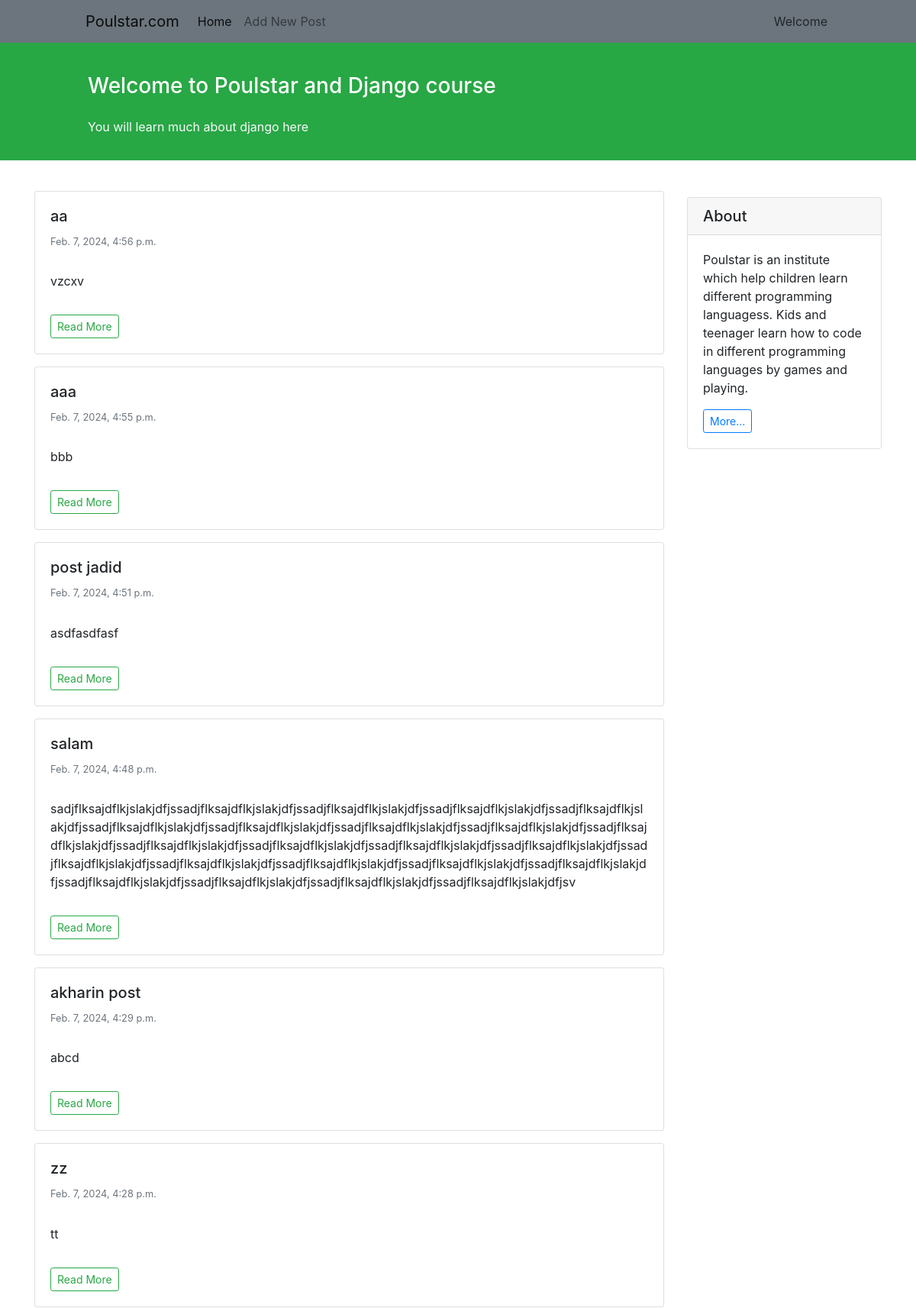
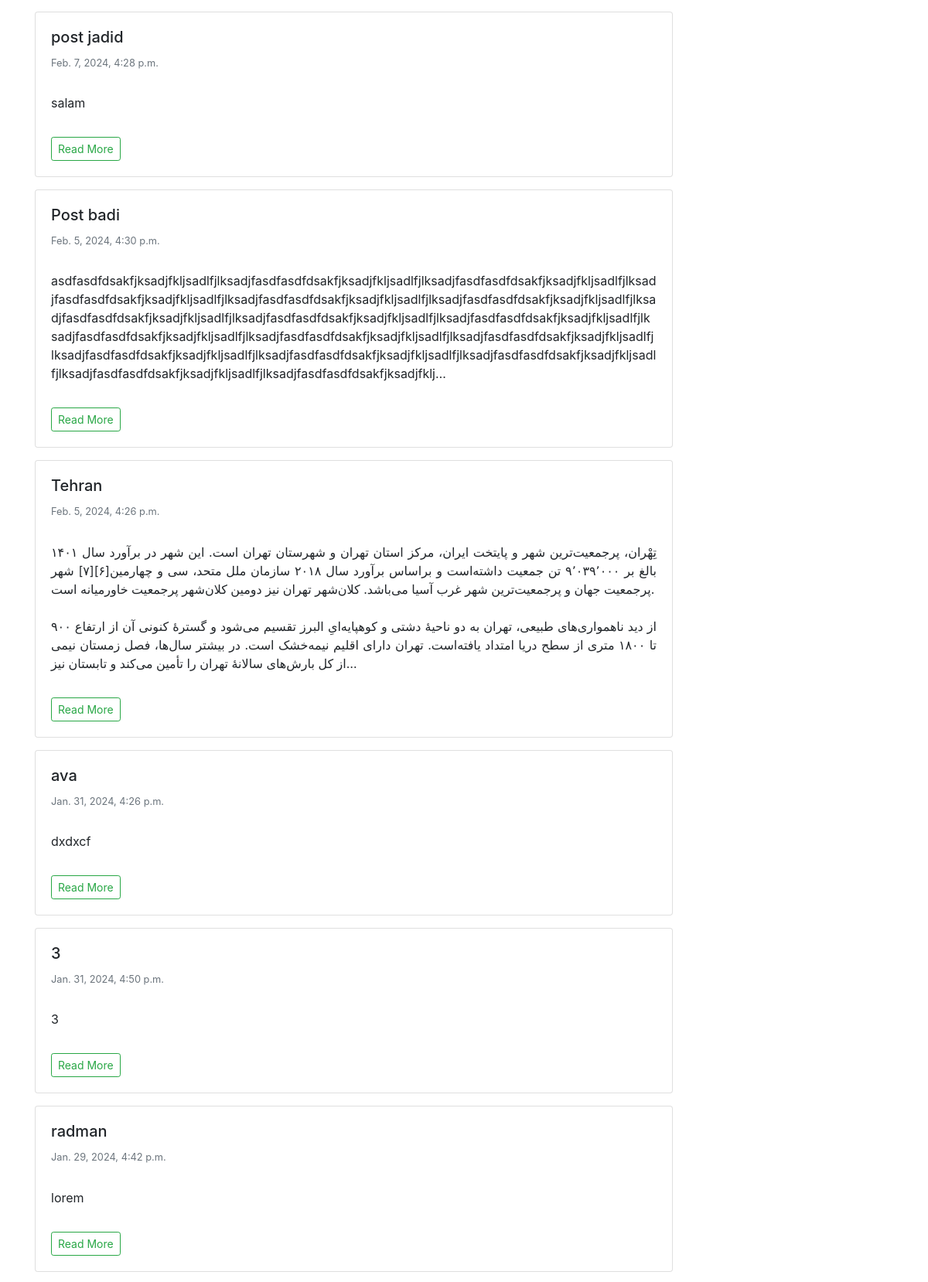
The page / (upper part) on the database its author committed (2 pictures, top to bottom).
### blog/models.py (models this page shows, shortened)
class BlogPost(models.Model):
    STATUS_CHOICES = (
        ('p', 'published'),
        ('d', 'draft'),
    )
    title = models.CharField(max_length=100)
    text = models.TextField()
    datetime_created = models.DateTimeField(auto_now_add=True)
    datetime_modified = models.DateTimeField(auto_now=True)
    status = models.CharField(max_length=1, choices=STATUS_CHOICES)
    author = models.ForeignKey('auth.User', on_delete=models.CASCADE)

### blog/views.py (the view)
# urls.py: path('', views.show_all_posts, name='home'),
def show_all_posts(request):
    posts = BlogPost.objects.filter(status="p").order_by("-datetime_modified")
    context = {
        "posts" : posts
    }
    return render(request, 'posts_list.html', context)

### blog/templates/posts_list.html (shortened to what this page needs)
{% extends 'base.html' %}
{% block content %}
{% for post in posts %}
<div class="card shadow-sm my-3">
    <div class="card-body">
        <h5 class="card-title">{{ post.title }}</h5>
        <h6 class="card-subtitle mb-2 text-muted small py-2">{{ post.datetime_created }}</h6>
        <p class="card-text py-3" style="text-align: justify;">
            {{ post.text|linebreaksbr|truncatechars:600|lower }}
        </p>
        <a href="{% url "detail" post.id %}">
            <div class="btn btn-sm btn-outline-success">Read More</div>
        </a>
    </div>
</div>
{% endfor %}
{% endblock content %}

### rows shown on the page
BlogPost: title "aa", datetime_created "Feb. 7, 2024, 4:56 p.m.", text "vzcxv"
BlogPost: title "aaa", datetime_created "Feb. 7, 2024, 4:55 p.m.", text "bbb"
BlogPost: title "post jadid", datetime_created "Feb. 7, 2024, 4:51 p.m.", text "asdfasdfasf"
BlogPost: title "salam", datetime_created "Feb. 7, 2024, 4:48 p.m.", text "sadjflksajdflkjslakjdfjssadjflksajdflkjslakjdfjssadjflksajdflkjslakjdfjssadjflksajdflkjslakjdfjssadjflksajdflkjslakjdfjssadjflksajdflkjslakjdfjssadjflksajdflkjslakjdfjssadjflksajdflkjslakjdfjssadjflksajdflkjslakjdfjssadjflksajdflkjslakjdfjssadjflksajdflkjslakjdfjssadjflksajdflkjslakjdfjssadjflksajdflkjslakjdfjssadjflksajdflkjslakjdfjssadjflksajdflkjslakjdfjssadjflksajdflkjslakjdfjssadjflksajdflkjslakjdfjssadjflksajdflkjslakjdfjssadjflksajdflkjslakjdfjssadjflksajdflkjslakjdfjssadjflksajdflkjslakjdfjssadjflksajdflkjslakjdfjssadjflksajdflkjslakjdfjsv"
BlogPost: title "akharin post", datetime_created "Feb. 7, 2024, 4:29 p.m.", text "abcd"
BlogPost: title "zz", datetime_created "Feb. 7, 2024, 4:28 p.m.", text "tt"
BlogPost: title "post jadid", datetime_created "Feb. 7, 2024, 4:28 p.m.", text "salam"
BlogPost: title "Post badi", datetime_created "Feb. 5, 2024, 4:30 p.m.", text "asdfasdfdsakfjksadjfkljsadlfjlksadjfasdfasdfdsakfjksadjfkljsadlfjlksadjfasdfasdfdsakfjksadjfkljsadlfjlksadjfasdfasdfdsakfjksadjfkljsadlfjlksadjfasdfasdfdsakfjksadjfkljsadlfjlksadjfasdfasdfdsakfjksadjfkljsadlfjlksadjfasdfasdfdsakfjksadjfkljsadlfjlksadjfasdfasdfdsakfjksadjfkljsadlfjlksadjfasdfasdfdsakfjksadjfkljsadlfjlksadjfasdfasdfdsakfjksadjfkljsadlfjlksadjfasdfasdfdsakfjksadjfkljsadlfjlksadjfasdfasdfdsakfjksadjfkljsadlfjlksadjfasdfasdfdsakfjksadjfkljsadlfjlksadjfasdfasdfdsakfjksadjfkljsadlfjlksadjfasdfasdfdsakfjksadjfkljsadlfjlksadjfasdfasdfdsakfjksadjfkljsadlfjlksadjfasdfasdfdsakfjksadjfklj…"
BlogPost: title "Tehran", datetime_created "Feb. 5, 2024, 4:26 p.m.", text "تِهْران، پرجمعیت‌ترین شهر و پایتخت ایران، مرکز استان تهران و شهرستان تهران است. این شهر در برآورد سال ۱۴۰۱ بالغ بر ۹٬۰۳۹٬۰۰۰ تن جمعیت داشته‌است و براساس برآورد سال ۲۰۱۸ سازمان ملل متحد، سی و چهارمین[۶][۷] شهر پرجمعیت جهان و پرجمعیت‌ترین شهر غرب آسیا می‌باشد. کلان‌شهر تهران نیز دومین کلان‌شهر پرجمعیت خاورمیانه است. از دید ناهمواری‌های طبیعی، تهران به دو ناحیهٔ دشتی و کوهپایه‌ایِ البرز تقسیم می‌شود و گسترهٔ کنونی آن از ارتفاع ۹۰۰ تا ۱۸۰۰ متری از سطح دریا امتداد یافته‌است. تهران دارای اقلیم نیمه‌خشک است. در بیشتر سال‌ها، فصل زمستان نیمی از کل بارش‌های سالانهٔ تهران را تأمین می‌کند و تابستان نیز…"
BlogPost: title "ava", datetime_created "Jan. 31, 2024, 4:26 p.m.", text "dxdxcf"
BlogPost: title "3", datetime_created "Jan. 31, 2024, 4:50 p.m.", text "3"
BlogPost: title "radman", datetime_created "Jan. 29, 2024, 4:42 p.m.", text "lorem"
